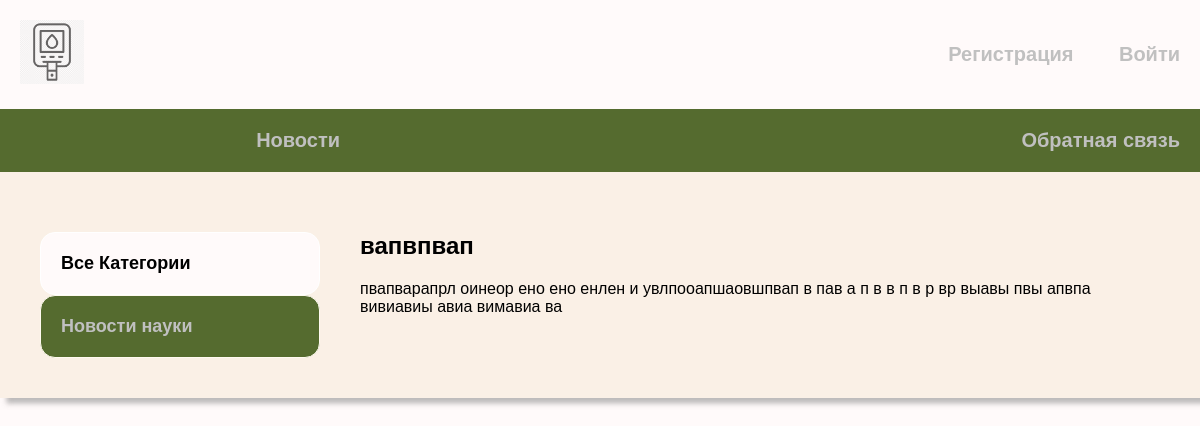
/post/vapvpvap/, run on an earlier commit of the app's database.
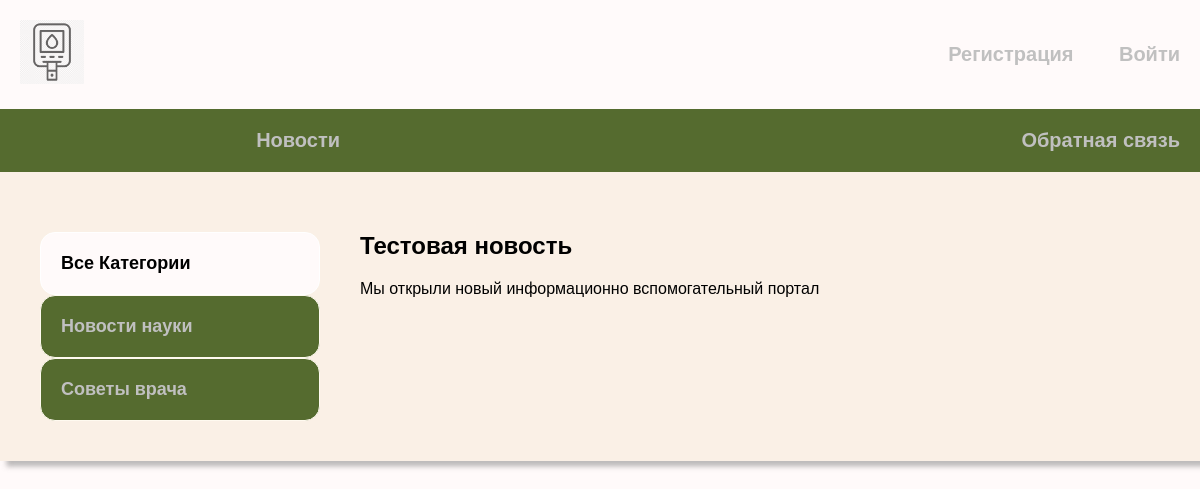
And on a later commit of the database.
### news/models.py (models this page shows, shortened)
class Category(models.Model):
    name = models.CharField(max_length=150, db_index=True, verbose_name='Категории')
    slug = models.SlugField(max_length=150, unique=True, db_index=True)
    def get_absolute_url(self):
        return reverse('category', kwargs={'cat_slug': self.slug})
    class Meta:
        verbose_name = "Категория"
        verbose_name_plural = 'Категории'

class News(models.Model):
    title = models.CharField(max_length=255, verbose_name='Заголовок')
    slug = models.SlugField(max_length=255, unique=True, db_index=True, verbose_name='Транслит заголовка')
    cat = models.ForeignKey('Category', on_delete=models.PROTECT, verbose_name='Категория')
    content = models.TextField(blank=True, verbose_name="Текст новости")
    photo = models.ImageField(upload_to='photos/%Y/%m/%d', blank=True, verbose_name='Картинка')
    time_created = models.DateTimeField(auto_now_add=True, verbose_name='Дата создания')
    time_published = models.DateTimeField(auto_now=True, verbose_name='Дата публикации')
    is_published = models.BooleanField(default=False, verbose_name='Опубликовано')
    author = models.CharField(max_length=150, default='Anonim', verbose_name='Автор')
    class Meta:
        verbose_name = "Статья"
        verbose_name_plural = 'Статьи'
        ordering = ['-time_created']

### news/views.py (the view)
# urls.py: path('post/<slug:post_slug>/', ShowPost.as_view(), name='post'),
class ShowPost(DataMixin, DetailView):
    model = News
    template_name = 'news/post.html'
    context_object_name = 'post'
    slug_url_kwarg = 'post_slug'
    def get_context_data(self, *, object_list=None, **kwargs):
        context = super().get_context_data(**kwargs)
        c_def = self.get_user_context(title='post')
        return dict(list(context.items()) + list(c_def.items()))

### news/utils.py (called while the page is built)
    def get_user_context(self, **kwargs):
        context = kwargs
        cats = Category.objects.annotate(Count('news'))
        user_menu = menu.copy()
        if not self.request.user.is_authenticated:
            user_menu.pop(4)
            user_menu.pop(3)
            user_menu.pop(1)
        context['menu'] = user_menu
        context['cats'] = cats
        if 'cat_selected' not in context:
            context['cat_selected'] = 0
        return context

### news/templates/news/post.html (shortened to what this page needs)
{% extends 'news/base.html' %}
{% block content %}
<div class="post">
    <h2>{{ post.title }}</h2>
    {{ post.content|safe  }}
        </div>
{% endblock %}

### news/templates/news/base.html (shortened to what this page needs)
{% load static %}
{% load news_tags %}
<!DOCTYPE html>
<html lang="en">
<head>
    <link rel="stylesheet" href="{% static 'css/style.css' %}">
</head>
<body>
<div class="header">
    <div class="wrap">
        <ul class="mainheader">
             <li class="logo"><a href="{% url 'index' %}">
                 <img class="imglogo" src="{% static 'news/gluk.png' %}" alt="" width="64" height="64" >
             </a></li>
            {% if request.user.is_authenticated %}
            <li class="last"><a href="">{{ user.username }}</a> <a href="{% url 'logout' %}">Выйти</a></li>
            {% else %}
            <li class="last"><a href="{% url 'register' %}">Регистрация</a>  <a href='{% url "login" %}'>Войти</a></li>
            {% endif %}
        </ul>
        <ul class="mainmenu">
            {% for m in menu %}
            <li class="last">
                <a href="{% url m.url_name %}">{{m.title}}</a>
            </li>
            {% endfor %}
        </ul>
    </div>
</div>
<div class="content">
    <div class="wrap">
        {% if cat_selected != 'dia' %}
        <div class="sidebar">
            <ul>
                {% if cat_selected == 0 %}
                <li class="selected">Все Категории</li>
                {% else %}
                <li><a href="{% url 'index' %}">Все категории</a></li>
                {% endif %}
                {% for c in cats %}
                {% if c.news__count > 0 %}
                {% if c.pk == cat_selected %}
                <li class="selected">{{c.name}}</li>
                {% else %}
                <li><a href="{{ c.get_absolute_url }}">{{c.name}}</a></li>
                {% endif %}
                {% endif %}
                {% endfor %}
            </ul>
        </div>
        {% endif %}
        <div class="main">
            {% block content %}
            {% endblock %}
        </div>
    </div>
</div>
</body>
</html>

What changed in the data, as far as the page shows it:
added Category: name "Советы врача"
changed News: title "вапвпвап" → "Тестовая новость"; content "пвапварапрл оинеор ено ено енлен и увлпооапшаовшпвап в пав а п в в п в р вр выавы пвы апвпа вивиавиы авиа вимавиа ва" → "Мы открыли новый информационно вспомогательный портал"
